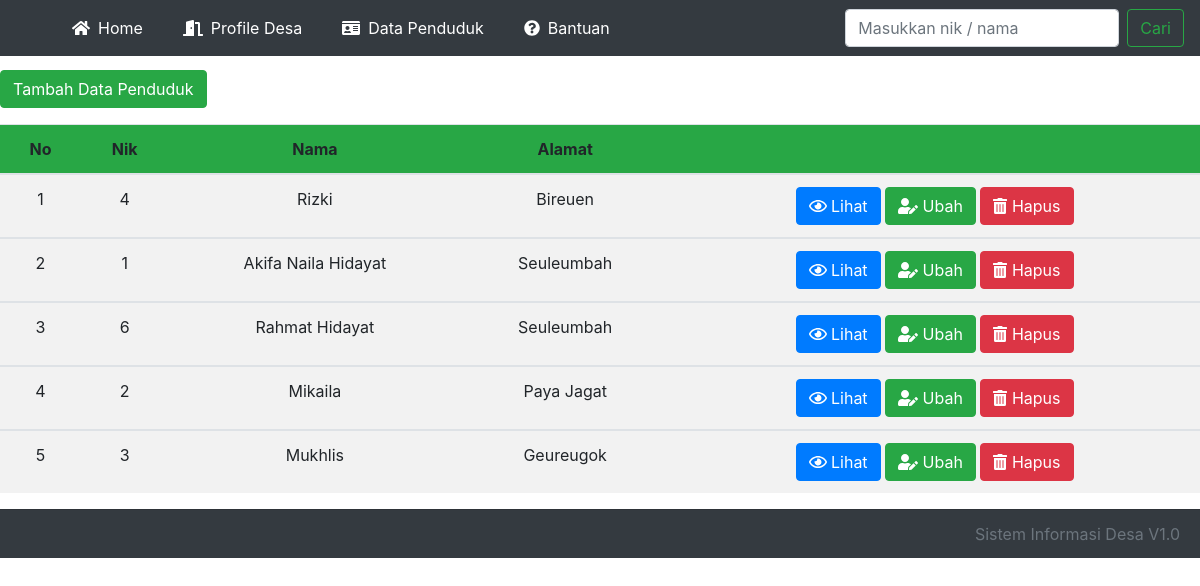
The page /cari.php on the database its author committed.
### tables this page shows
CREATE TABLE `dapen` (
  `id` int(11) NOT NULL,
  `nik` varchar(16) NOT NULL,
  `nama` varchar(100) NOT NULL,
  `ttl` varchar(100) NOT NULL,
  `alamat` varchar(100) NOT NULL,
  `agama` varchar(50) NOT NULL,
  `status` varchar(50) NOT NULL,
  `pekerjaan` varchar(100) NOT NULL,
  `gambar` varchar(100) NOT NULL
);

### cari.php (the view, shortened to what this page needs)
<?php
include 'functions.php';
$cari = $_POST['keyword'];
$sql = "SELECT * FROM dapen WHERE nama LIKE '%$cari%'
        OR nik LIKE '%$cari%' ";
$result = mysqli_query($conn, $sql);
?>
<!doctype html>
<html lang="en">
<head>
    <link rel="stylesheet" href="css/bootstrap.min.css">
    <link rel="stylesheet" href="css/all.css">
    <link rel="stylesheet" href="style.css">
</head>
<body>
    <nav class="navbar navbar-expand-lg navbar-dark bg-dark fixed-top">
        <div class="collapse navbar-collapse" id="navbarSupportedContent">
            <ul class="navbar-nav mr-auto">
                <li class="nav-item active">
                    <a class="nav-link" href="index.php"><i class="fas fa-home mr-2 ml-5"></i>Home <span class="sr-only">(current)</span></a>
                </li>
                <li class="nav-item active">
                    <a class="nav-link" href="profil-desa/profile.php"><i class="fas fa-door-open mr-2 ml-4"></i>Profile Desa <span class="sr-only">(current)</span></a>
                </li>
                <li class="nav-item active">
                    <a class="nav-link" href="dapen/dapen.php"><i class="fas fa-id-card mr-2 ml-4"></i>Data Penduduk <span class="sr-only">(current)</span></a>
                </li>
                <li class="nav-item active">
                    <a class="nav-link" href="#"><i class="fas fa-question-circle mr-2 ml-4"></i>Bantuan <span class="sr-only">(current)</span></a>
                </li>
            </ul>
            <form class="form-inline my-2 my-lg-0" action="cari.php" method="post">
                <input class="form-control mr-sm-2" type="search" name="keyword" placeholder="Masukkan nik / nama" aria-label="Search">
                <button class="btn btn-outline-success my-2 my-sm-0" type="submit" name="cari">Cari</button>
            </form>
        </div>
    </nav>
    <div class="container-table">
        <a href='tambah.php'><button class="btn btn-success">
                Tambah Data Penduduk</button></a>
        <table class="table table-striped mt-3 text-center">
            <thead class="bg-success">
                <tr>
                    <th>No</th>
                    <th>Nik</th>
                    <th>Nama</th>
                    <th>Alamat</th>
                    <th></th>
                </tr>
            </thead>
            <?php
            $i = 1;
            while ($row = mysqli_fetch_assoc($result)) :
            ?>
                <tbody>
                    <tr>
                        <td><?= $i; ?></td>
                        <td><?= $row['nik']; ?></td>
                        <td><?= $row['nama']; ?></td>
                        <td><?= $row['alamat']; ?></td>
                        <td>
                            <a href="dapen/detail.php?id=<?= $row['id']; ?>"><button class="btn btn-primary m-auto"><i class=" far fa-eye"></i> Lihat</button></a>
                            <a href="dapen/edit.php?id=<?= $row['id']; ?>"><button class="btn btn-success m-auto"><i class="fas fa-user-edit"></i> Ubah</button></a>
                            <a href="dapen/hapus.php?id=<?= $row['id']; ?>" onclick="return confirm ('yakin mau dihapus?')"><button class="btn btn-danger m-auto"><i class="fas fa-trash-alt"></i> Hapus</button></a>
                        </td>
                    </tr>
                </tbody>
            <?php
                $i++;
            endwhile;
            ?>
        </table>
    </div>
    <div class="card-footer text-muted mt-3 text-right bg-dark">
        Sistem Informasi Desa V1.0
    </div>
</body>
</html>

### css/all.css (style rules this page uses)
.fa-door-open:before { content: "\f52b"; }
.fa-eye:before { content: "\f06e"; }
.fa-home:before { content: "\f015"; }
.fa-id-card:before { content: "\f2c2"; }
.fa-question-circle:before { content: "\f059"; }
.fa-trash-alt:before { content: "\f2ed"; }
.fa-user-edit:before { content: "\f4ff"; }

### style.css (style rules this page uses)
.btn { margin-top: 70px; }
.container-table { width: 1200px; margin: auto; }

### rows shown on the page
dapen: nik "4", nama "Rizki", alamat "Bireuen"
dapen: nik "1", nama "Akifa Naila Hidayat", alamat "Seuleumbah"
dapen: nik "6", nama "Rahmat Hidayat", alamat "Seuleumbah"
dapen: nik "2", nama "Mikaila", alamat "Paya Jagat"
dapen: nik "3", nama "Mukhlis", alamat "Geureugok"
